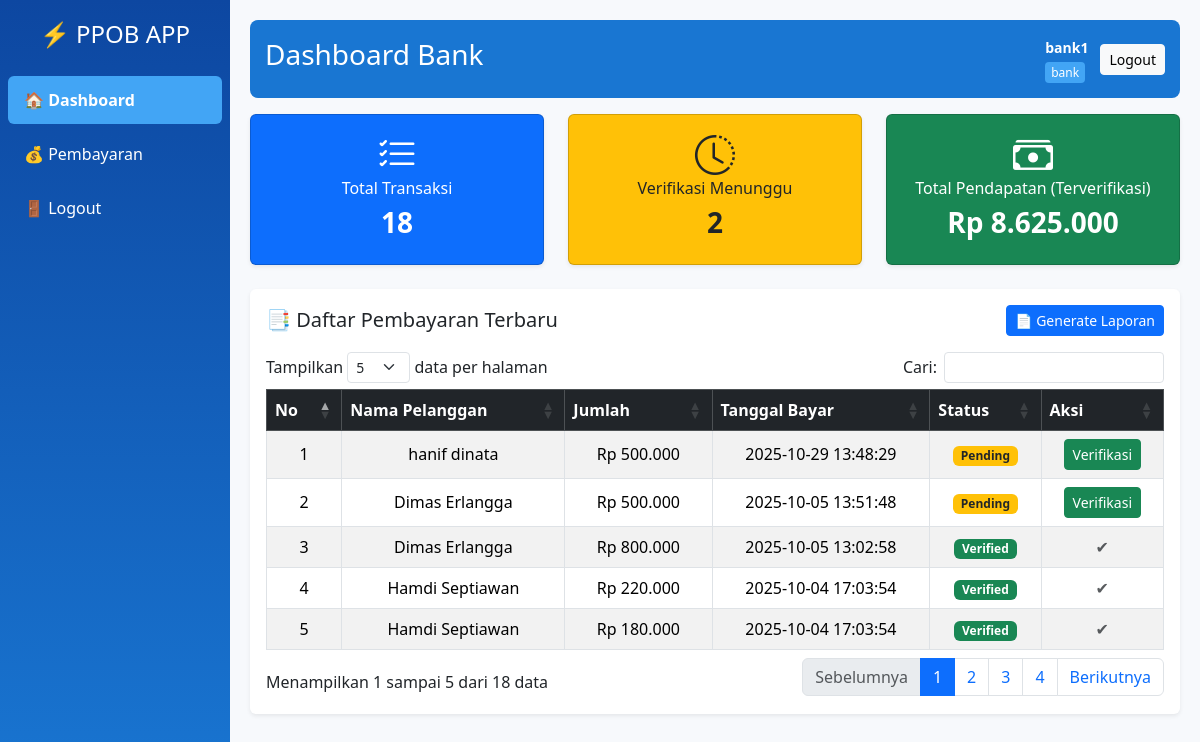
The page /public/bank/dashboard.php (signed in) on the database its author committed.
### tables this page shows
CREATE TABLE `pembayaran` (
  `id` int NOT NULL,
  `pelanggan_id` int NOT NULL,
  `jumlah` decimal(12,2) NOT NULL,
  `bulan` varchar(20) DEFAULT NULL,
  `tahun` int DEFAULT NULL,
  `tanggal_bayar` datetime NOT NULL,
  `status` enum('pending','verified') DEFAULT 'pending'
);

CREATE TABLE `pelanggan` (
  `id` int NOT NULL,
  `nama` varchar(100) NOT NULL,
  `alamat` text NOT NULL,
  `no_meter` varchar(50) NOT NULL,
  `user_id` int NOT NULL,
  `created_at` timestamp NULL DEFAULT CURRENT_TIMESTAMP
);

### models/Pembayaran.php (called while the page is built, shortened)
<?php
class Pembayaran extends BaseModel
{
    public function __construct($db)
    {
        $this->db = $db;
    }
    public function getAll()
    {
        $sql = "SELECT pb.*, pl.nama, pl.no_meter
                FROM pembayaran pb
                JOIN pelanggan pl ON pl.id = pb.pelanggan_id
                ORDER BY pb.id DESC";
        $stmt = $this->db->query($sql);
        return $stmt->fetchAll(PDO::FETCH_ASSOC);
    }
    public function countAll()
    {
        return (int)$this->db->query("SELECT COUNT(*) FROM pembayaran")->fetchColumn();
    }
    public function sumAll()
    {
        $val = $this->db->query("SELECT COALESCE(SUM(jumlah),0) FROM pembayaran WHERE status='verified'")->fetchColumn();
        return (float)$val;
    }
}

### public/bank/dashboard.php (the view, shortened to what this page needs)
<?php
require_once __DIR__ . '/../../config/database.php';
require_once __DIR__ . '/../../models/Pembayaran.php';
$pembayaranModel = new Pembayaran($db);
$totalTransaksi     = $pembayaranModel->countAll();
$verifikasiMenunggu = $db->query("SELECT COUNT(*) FROM pembayaran WHERE status='pending'")->fetchColumn();
$totalVerified      = $pembayaranModel->sumAll();
$riwayat = $pembayaranModel->getAll();
include '../partials/header.php';
include '../partials/sidebar.php';
?>
<div class="main-content">
    <header class="app-header d-flex justify-content-between align-items-center mb-3">
        <h3>Dashboard Bank</h3>
        <div class="user-info">
            <div>
                <span><b><?= htmlspecialchars($_SESSION['user']['username']); ?></b></span><br>
                <span class="role"><?= htmlspecialchars($_SESSION['user']['role']); ?></span>
            </div>
            <a href="../logout.php" class="btn btn-sm btn-light">Logout</a>
        </div>
    </header>
    <div class="row mb-4">
        <div class="col-md-4">
            <div class="card bg-primary text-white shadow-sm">
                <div class="card-body text-center">
                    <i class="bi bi-list-check display-6 mb-2"></i>
                    <h6>Total Transaksi</h6>
                    <h3 class="fw-bold"><?= $totalTransaksi ?></h3>
                </div>
            </div>
        </div>
        <div class="col-md-4">
            <div class="card bg-warning text-dark shadow-sm">
                <div class="card-body text-center">
                    <i class="bi bi-clock-history display-6 mb-2"></i>
                    <h6>Verifikasi Menunggu</h6>
                    <h3 class="fw-bold"><?= $verifikasiMenunggu ?></h3>
                </div>
            </div>
        </div>
        <div class="col-md-4">
            <div class="card bg-success text-white shadow-sm">
                <div class="card-body text-center">
                    <i class="bi bi-cash-stack display-6 mb-2"></i>
                    <h6>Total Pendapatan (Terverifikasi)</h6>
                    <h3 class="fw-bold">Rp <?= number_format($totalVerified, 0, ',', '.') ?></h3>
                </div>
            </div>
        </div>
    </div>
    <div class="card shadow-sm border-0">
        <div class="card-body">
            <div class="d-flex justify-content-between align-items-center mb-3">
                <h5 class="mb-0">📑 Daftar Pembayaran Terbaru</h5>
                <a href="export_pdf.php" class="btn btn-primary btn-sm">📄 Generate Laporan</a>
            </div>
            <div class="table-responsive">
                <table id="transaksiTable" class="table table-bordered table-striped text-center align-middle datatable">
                    <thead class="table-dark">
                        <tr>
                            <th>No</th>
                            <th>Nama Pelanggan</th>
                            <th>Jumlah</th>
                            <th>Tanggal Bayar</th>
                            <th>Status</th>
                            <th>Aksi</th>
                        </tr>
                    </thead>
                    <tbody>
                        <?php if ($riwayat): ?>
                            <?php foreach ($riwayat as $i => $row): ?>
                                <tr>
                                    <td><?= $i+1 ?></td>
                                    <td><?= htmlspecialchars($row['nama']); ?></td>
                                    <td>Rp <?= number_format($row['jumlah'], 0, ',', '.') ?></td>
                                    <td><?= $row['tanggal_bayar'] ?></td>
                                    <td>
                                        <?php if ($row['status'] === 'verified'): ?>
                                            <span class="badge bg-success">Verified</span>
                                        <?php else: ?>
                                            <span class="badge bg-warning text-dark">Pending</span>
                                        <?php endif; ?>
                                    </td>
                                    <td>
                                        <?php if ($row['status'] !== 'verified'): ?>
                                            <a href="verifikasi.php?id=<?= $row['id'] ?>" class="btn btn-sm btn-success">Verifikasi</a>
                                        <?php else: ?>
                                            <span class="text-muted">✔</span>
                                        <?php endif; ?>
                                    </td>
                                </tr>
                            <?php endforeach; ?>
                        <?php else: ?>
                            <tr>
                                <td colspan="6">Belum ada pembayaran</td>
                            </tr>
                        <?php endif; ?>
                    </tbody>
                </table>
            </div>
        </div>
    </div>
</div>

### public/partials/header.php (style rules this page uses)
body { background: #f7f9fc; font-family: 'Segoe UI', Tahoma, Geneva, Verdana, sans-serif; }
.main-content { margin-left: 230px; padding: 20px; }
header.app-header { background: #1976d2; color: #fff; padding: 15px; border-radius: 8px; margin-bottom: 20px; display: flex; justify-content: space-between; align-items: center; }
.user-info { display: flex; align-items: center; gap: 12px; }
.user-info span { font-size: 14px; line-height: 1.3; }
.user-info .role { background: #42a5f5; color: #fff; font-size: 12px; padding: 2px 6px; border-radius: 4px; }

### rows shown on the page
pembayaran: pelanggan.nama "hanif dinata", jumlah "500.000", tanggal_bayar "2025-10-29 13:48:29", status "Pending"
pembayaran: pelanggan.nama "Dimas Erlangga", jumlah "500.000", tanggal_bayar "2025-10-05 13:51:48", status "Pending"
pembayaran: pelanggan.nama "Dimas Erlangga", jumlah "800.000", tanggal_bayar "2025-10-05 13:02:58", status "Verified"
pembayaran: pelanggan.nama "Hamdi Septiawan", jumlah "220.000", tanggal_bayar "2025-10-04 17:03:54", status "Verified"
pembayaran: pelanggan.nama "Hamdi Septiawan", jumlah "180.000", tanggal_bayar "2025-10-04 17:03:54", status "Verified"

### other values the page prints
$_SESSION['user']['username'] "bank1"
$_SESSION['user']['role'] "bank"
$totalTransaksi "18"
$verifikasiMenunggu "2"
$totalVerified "8.625.000"
